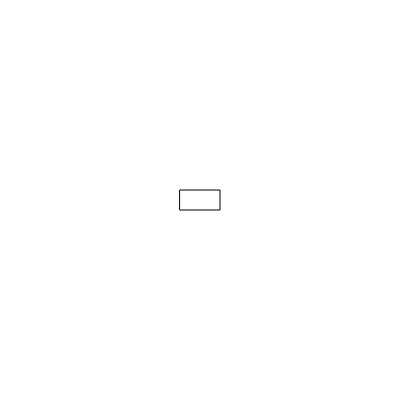
Frame 1 (no input)
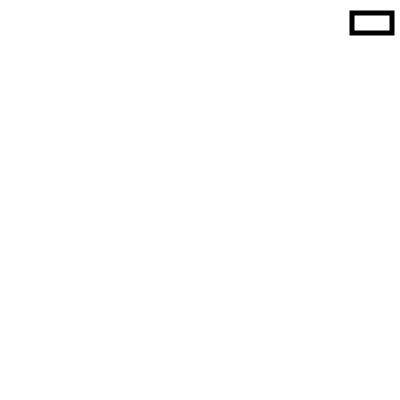
Frame 60 (no input)
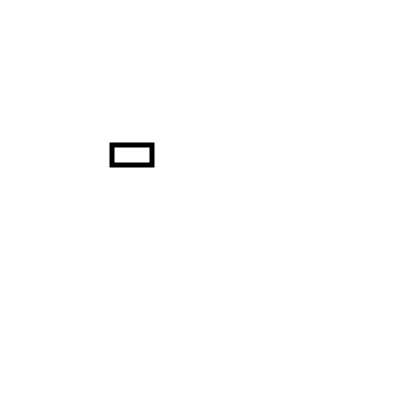
Frame 120 (the mouse pressed at the canvas centre since frame 60)

The p5.js sketch that drew these frames (run headless with seeded random() and noise() and a simulated clock; from frame 60 on, the mouse is pressed at the canvas centre):

// p5.js sketch
// ── sketch.js
let ball = {
  x: 200,
  y: 200,
  xspeedinitial: [-5, -4, -3, -2, -1, 1, 2, 3, 4, 5],
  yspeedinitial: [-5, -4, -3, -2, -1, 1, 2, 3, 4, 5],
  xspeed: 4,
  yspeed: -3
}

function setup() {
  createCanvas(400, 400);
}

function draw() {
  background(255);
  display();
  move();
  bounce();
  
}

function display() {
  rectMode(CENTER)
  rect(ball.x, ball.y, 40, 20)
  strokeWeight(5)
}

function move() {
  ball.x = ball.x + ball.xspeed
  ball.y = ball.y + ball.yspeed
}

function bounce() {
  if(ball.x > width || ball.x <= 0) {
    ball.xspeed = ball.xspeed * -1
    print("HIT!!!")
  }
  if(ball.y > height || ball.y <= 0) {
    ball.yspeed = ball.yspeed * -1
    print("HIT!!!!!!!!")
  }
}
